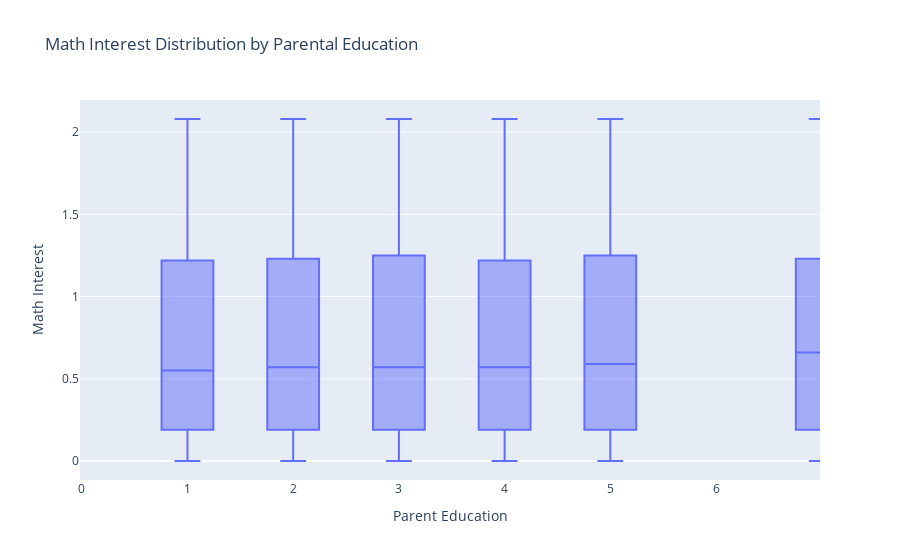

Write notebook code for a chart like this one.
### Code cell
# Filter out NA values
df_cleaned = df[df[['X1MTHINT', 'X1PAREDU']].ge(0).all(1)]

# Box plot of Math Interest by Parental STEM Occupation
fig = px.box(df_cleaned, 
             x='X1PAREDU', 
             y='X1MTHINT', 
             title='Math Interest Distribution by Parental Education', 
             labels={'X1PAREDU': 'Parent Education', 'X1MTHINT': 'Math Interest'})
fig.show()

### Figure 1 — Plotly figure (JSON) as saved in the notebook; plotly's stock layout.template omitted (floating-point values rounded to 4 significant figures; data arrays with more than 128 entries replaced by an {"elided": "..."} marker saying what was removed)
{"data": [{"alignmentgroup": "True", "hovertemplate": "Parent Education=%{x}<br>Math Interest=%{y}<extra></extra>", "legendgroup": "", "marker": {"color": "#636efa"}, "name": "", "notched": false, "offsetgroup": "", "orientation": "v", "showlegend": false, "type": "box", "x": {"elided": "7947 int values"}, "x0": " ", "xaxis": "x", "y": {"elided": "7947 float values"}, "y0": " ", "yaxis": "y"}], "layout": {"autosize": true, "boxmode": "group", "legend": {"tracegroupgap": 0}, "title": {"text": "Math Interest Distribution by Parental Education"}, "xaxis": {"anchor": "y", "autorange": false, "domain": [0, 1], "range": [-0.01657, 6.983], "title": {"text": "Parent Education"}, "type": "linear"}, "yaxis": {"anchor": "x", "autorange": true, "domain": [0, 1], "range": [-0.1156, 2.196], "title": {"text": "Math Interest"}, "type": "linear"}}}
